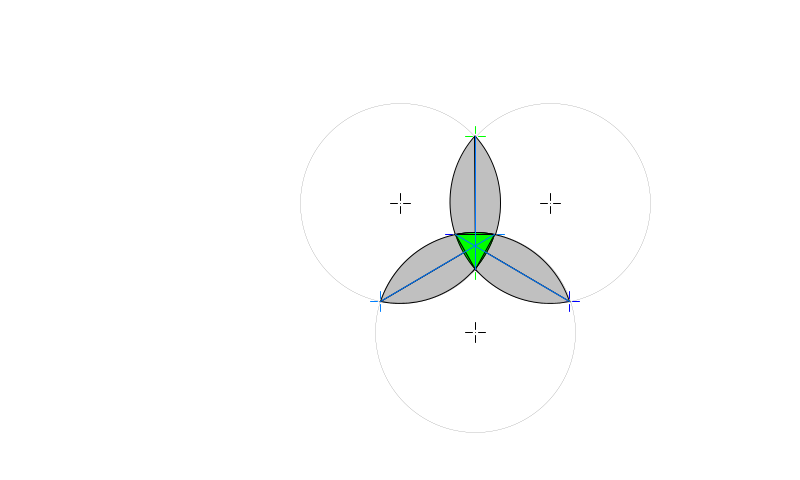
Frame 1 (no input)
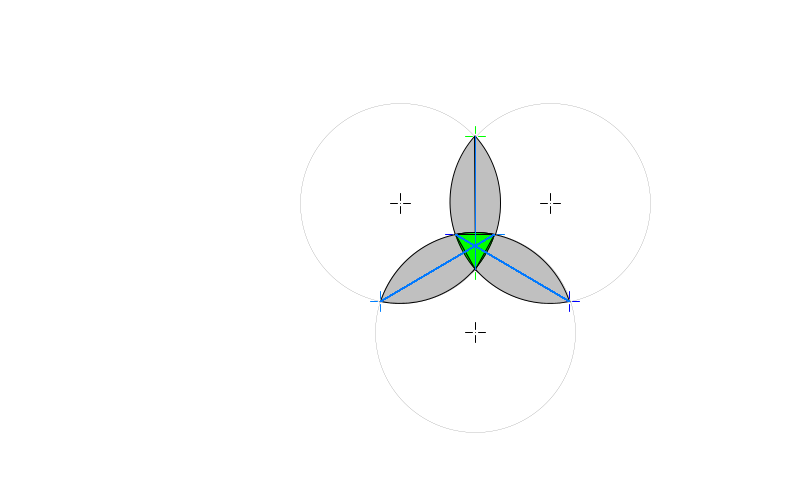
Frame 60 (the mouse pressed at the canvas centre just before this capture)
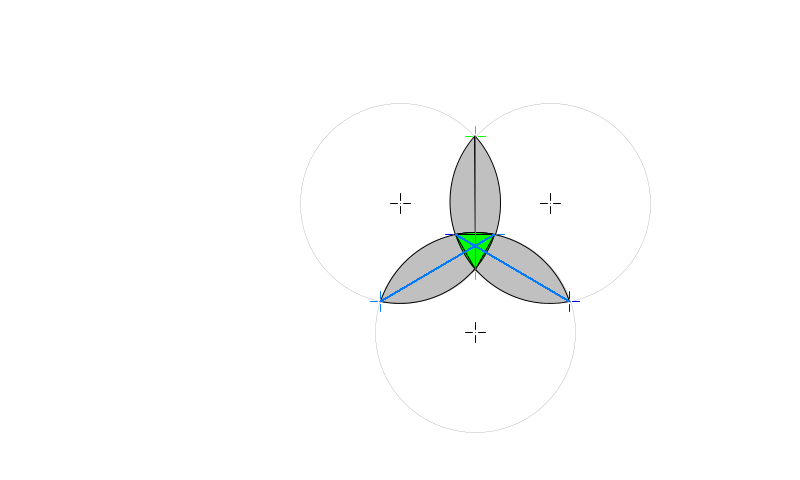
Frame 120 (the mouse held since frame 60 and released just before this capture)

The Processing sketch that drew these frames (run headless with seeded random() and noise(); from frame 60 on, the mouse is pressed at the canvas centre):

// Processing sketch: activite3venneMouseV9
// ── activite3venneMouseV9.pde
/* Montage géométrique
 A. ORIGINES ET CONVENTIONS DES ESPACES GÉOMÉTRIQUES UTILISÉS
     L'espace de Processing P a pour origine le coin supérieur gauche de la fenêtre de dessin, avec pour convention
     l'axe X positif vers la droite et l'axe Y positif vers le bas. L'espace géométrique O cartésien utilisé pour tous
     les calculs géométriques est centré au point O de coordonnées (0, 0) avec pour convention l'axe X positif vers
     la droite et l'axe Y positif vers le haut.
 
     L'origine de l'espace O est décallé de Ox, Oy dans l'espace P.
 
 B. TRANSFORMATIONS DE L'ESPACE GÉOMÉTRIQUE CARTÉSIEN VERS L'ESPACE DE PROCESSING
    Tous les calculs géométriques seront effectués dans l'espace cartésien O et les résultats
    seront ensuite transformés vers l'espace P pour le tracage.
    
    Un point de l'espace P est noté (xp, xp).
 
    La classe Point met en oeuvre toutes les transformations nécessaires d'un space à un autre.
   
 C. MONTAGE GÉOMÉTRIQUE DE BASE - TRIANGLE OSU ET CERCLES C1, C2 ET C3
    Soit un triangle équilatéral formé des points O, S et U. Le coté du triangle OSU est d
    et les sommets seront :
 
    Le point O, qui est aussi le centre du cercle C1 de rayon R, est l'origine du système.
     ... les points en référence à O sont notés xo, yo
    Le point S est qui est aussi le centre du cercle C2 de rayon R.
     ... les points en référence à S sont notés xs, ys
    Le point U qui est aussi le centre du cercle C3 de rayon R.
     ... les points en référence à U sont notés xu, yu
 
    Le centre géométrique T du triangle OSU.
     ... les points en référence à T sont notés xt, yt

  Version 9 :
   Implémentation de la règle des sinus pour calculer ws (w sinus)
 
*/

/* La classe Point définie un point dans les divers espaces géométriques.

   Les méthodes set permetent d'initialiser un point à partie de O ou de T, mais dans tous les
   cas, les point sont automatiquement transformés vers les autres espaces.
*/
class Point {
  float xp, yp; // x, y dans l'espace Processing (coin sup gauche fenêtre)
  float xo, yo; // x, y dans l'espace cartésien centré sur O (pour la géométrie)
  float xt, yt; // x, y dans l'espace cartésien centré sur T (pour la géométrie)

  // le constructeur ne fait rien
  Point () {}

  // initialisation d'un point dans l'espace O
  // et transformations vers P et T
  void seto(float x_o, float y_o) {
    xo = x_o;
    yo = y_o;
    xp = x_o + Ox;
    yp = Oy - y_o;
    xt = x_o - (d/2);
    yt = y_o + ((d/2) * tan(radians(30)));
  }

  // initialisation d'un point dans l'espace T
  // et transformations vers O et P
  void sett(float x_t, float y_t) {
    xt = x_t;
    yt = y_t;
    xo = x_t + (d/2);
    yo = y_t - ((d/2) * tan(radians(30)));
    xp = xo + Ox;
    yp = Oy - yo;
  }

}

// effectue une rotation de alpha° autour du point T
// alpha > 0 est horaire
// alpha < 0 est anti-horaire
void rotationT(Point p, float alpha) {
  x = p.xt * cos(radians(alpha)) + p.yt * sin(radians(alpha));
  y = p.yt * cos(radians(alpha)) - p.xt * sin(radians(alpha));
}

//dessiner cercle au point p de rayon r
void cercle(Point p, float r) {
 ellipseMode(CENTER);
 stroke(1);
 strokeWeight(0);
 noFill();
 circle(p.xp, p.yp, r * 2); // Processing utilise le diamètre
}

void Ligne(Point p1, Point p2, int epaisseur, color c) {
  stroke(c);
  strokeWeight(epaisseur);
  line(p1.xp, p1.yp, p2.xp, p2.yp);
}

// draws crosshair see tools ... 
void drawCrosshair(float x, float y, color c) {
  int gap = 3; // provide separation from center pixel
  int l = 7;   // lenght
  strokeWeight(1);
  stroke(c);
  point(x, y);
  line(x, y-gap, x, y-gap-l);
  line(x-gap, y, x-gap-l, y);
  line(x, y+gap, x, y+gap+l);
  line(x+gap, y, x+gap+l, y);
  noFill();
  noStroke();
}

// constantes pour dessiner les intersections

byte C1C2 = 1;
byte C2C3 = 2;
byte C1C3 = 3;
float rotation = PI/3; // rotation de +ou- 120° autour 

// dessiner intersection centrale 3 cercles
float demip;
float EB;
float sinOEB;
float arcEB;
float q;
float arcOE;
void dessinerCentre(boolean on) {
  // dessiner arc EB
  stroke(0);
  strokeWeight(1);
  if (on) {
    fill((color(0, 255, 0)));
  } else {
     fill(255);
    }
  arc(O.xp, O.yp, 2*R, 2*R, abs(arcOE), abs(arcOE) + arcEB, CHORD);
  //arc(O.xp, O.yp, 2*R, 2*R, 0, abs(arcOE), CHORD);
  //println(arcOE);
  //println(arcEB);
 
  // p/r à S, tourner de -120°
  arc(S.xp, S.yp, 2*R, 2*R, PI + abs(arcOE) - rotation, PI + abs(arcOE) + arcEB - rotation, CHORD);
  // p/r à U, tourner de 120°
  arc(U.xp, U.yp, 2*R, 2*R, PI + abs(arcOE) + rotation, PI + abs(arcOE) + arcEB + rotation, CHORD);
 
  // dessiner triangle CEB
  Triangle(C, E, B);

}


// dessiner ou effacer l'intersection deux à deux
void dessinerIntersection(byte cercles, boolean on) {
  stroke(0);
  switch(cercles) {
    case 1: // C1C2
     if (on) {
       fill(192);
     } else {
        fill(255);
       }
     arc(O.xp, O.yp, 2*R, 2*R, -w, w, CHORD);
     arc(S.xp, S.yp, 2*R, 2*R, PI-w, PI+w, CHORD);
    break;
    
    case 2: // C2C3
     if (on) {
       fill(192);
     } else {
        fill(255);
       }
     arc(U.xp, U.yp, 2*R, 2*R, (-w - rotation), w - rotation, CHORD);
     arc(S.xp, S.yp, 2*R, 2*R, PI - w - rotation, PI + w - rotation, CHORD);
    break;

    case 3: // C1C3
     if (on) {
       fill(192);
     } else {
        fill(255);
       }
     arc(O.xp, O.yp, 2*R, 2*R, -w + rotation, w + rotation, CHORD);
     arc(U.xp, U.yp, 2*R, 2*R, PI - w + rotation, PI + w + rotation, CHORD);
    break;
    
  }
}

// calcule la distance entre deux points dans l'espace p

float distance(Point p1, Point p2) {
  //return sqrt(sq(p2.xp - p1.xp) + sq(p2.yp - p1.yp));
  return dist(p1.xp, p1.yp, p2.xp, p2.yp);
}

// retourne la distance entre le pointeur de la souris et le point dans l'espace p

float distanceSouris(Point p) {
  return dist(p.xp, p.yp, mouseX, mouseY);
}


//*************************************************************
//*************************************************************
//*************************************************************
//*************************************************************
// Définition de l'environnement
float centreFenetreX;
float centreFenetreY;

// Définition des espaces géométriques
float Ox, Oy; // point O, aussi origine du système pour calcul géométrique
              // voir au début de setup()

float d = 150.0;  // côté du triangle OSU
float R = 100.0;  // rayon de C1, C2 et C3 : ATTENTION, la fonction circle(x, y, R) utilise R * 2!

Point O = new Point(); // origine, sommet O du triangle OSU et centre de C1
Point S = new Point(); // sommet S du triangle OSU et centre de C2
Point U = new Point(); // sommet U du triangle OSU et centre de C3

Point T = new Point(); // centre triangle OSU

Point A = new Point(); // 1er point corde intersection C1/C2
Point B = new Point(); // 2e point corde intersection C1/C2
Point C = new Point(); // 1er point corde intersection C2/C3
Point D = new Point(); // 2e point corde intersection C2/C3
Point E = new Point(); // 1er point corde intersection C1/C3
Point F = new Point(); // 2e point corde intersection C1/C3

//float s;               // demi circonférence du triangle OAB
//float Orad;            // angle OAB en radians
float w;               // demi arc de l'intersection C1/C2

float x, y; //pour les calculs

void Triangle(Point a, Point b, Point c) {
  triangle(a.xp, a.yp, b.xp, b.yp, c.xp, c.yp);
}

void setup() {
 size(800, 480);
 centreFenetreX = width/2;
 centreFenetreY = height/2;
 // point O, origine du système
 Ox = centreFenetreX;
 Oy = centreFenetreY - 37;
 println("R= " + R + ", " + "d= " + d);
 println("(Ox, Oy)= (" + Ox + ", " + Oy + ")");

 // calculer les sommets du triangle équilatéral OSU
 /*
  O...S
   . .
    U
 */
 O.seto(0, 0); //sommet O
 S.seto(d, 0); //sommet S

 x = d/2;
 y = - (sqrt(0.75*sq(d)));
 U.seto(x, y); // sommet U

 x = d/2;
 y = -((d/2)*tan(radians(30)));
 T.seto(x, y); //centre de OSU
 
 background(255);
 //**************************************************** 
 // Montage géométrique de base
 // dessiner les points OSU et T
 // dessiner les cercles C1, C2 et C3
 // dessiner les cordes des intersections des cercles
 // des cercles deux à deux
 //****************************************************

 drawCrosshair(O.xp, O.yp, 0);
 drawCrosshair(S.xp, S.yp, 0);
 drawCrosshair(U.xp, U.yp, 0);
 drawCrosshair(T.xp, T.yp, 0);
 
 //dessiner cercles C1, C2 et C3 de rayon R
 cercle(O, R);
 cercle(S, R);
 cercle(U, R);

 // calculer les points A et B qui définissent la corde
 // de l'intersection C1/C2
 x = d/2;
 y = sqrt(sq(R) - sq(d/2));
 A.seto(x, y);
 color col = color(0, 255, 0); //vert
 drawCrosshair(A.xp, A.yp, col);
 
 x = d/2;
 y = -sqrt(sq(R) - sq(d/2));
 B.seto(x, y);
 drawCrosshair(B.xp, B.yp, col);

 // Par rotation, calculer C et D, les points qui définissent la corde
 // de l'intersection C2/C3

 // la rotation de +120° de A autour de T donne D
 rotationT(A, 120);
 D.sett(x, y);
 col = color(0 , 0, 255); // bleu
 drawCrosshair(D.xp, D.yp, col);
 
 // la rotation de +120° de B autour de T donne C
 rotationT(B, 120);
 C.sett(x, y);
 col = color(0 , 0, 255); // bleu
 drawCrosshair(C.xp, C.yp, col);

 // calculer E et F, les point qui définissent la corde
 // de l'intersection C1/C3
 // la rotation de -120° de A autour de T donne F

 rotationT(A, -120);
 F.sett(x, y);
 col = color(0 , 128, 255); // bleu qqc
 drawCrosshair(F.xp, F.yp, col);
 
 // la rotation de -120° de B autour de T donne E
 rotationT(B, -120);
 E.sett(x, y);
 col = color(0 , 128, 255); // bleu qqc
 drawCrosshair(E.xp, E.yp, col);
 
 // calcul de w, la demi longueur de l'arc de l'intersection C1/C3
 // il s'agit de l'arc A B sur le cercle C1
 // tous les autres arcs sont les mêmes
 
 w = asin(A.yo/R);
 //debug
 println("A.yo/R= " + A.yo/R);
 println("w = " + w + " radians");
 println("rotation= " + rotation + " radians");

 dessinerIntersection(C1C2, true);
 dessinerIntersection(C2C3, true);
 dessinerIntersection(C1C3, true);

 // calcul de arcEB et q (arcEB/2), la longueur de l'arc de l'intersection C1/C2/C3
 // il s'agit de l'arc B E sur le cercle C1
 // tous les autres arcs sont les mêmes

 println();
 EB = distance(E, B);
 println("AB = " + EB);

 demip = 0.5 * ((2 * R) + EB); // demi périmètre triangle OAB
 println("demip = " + demip);
 sinOEB = (2/sq(R)) * sqrt(demip * sq(demip - R) * (demip - EB));
 println("sinOEB = " + sinOEB + " radians");

 arcEB = asin(sinOEB);
 println("arcEB = " + arcEB + " radians");

 q = arcEB/2;
 println("q = " + q + " radians");
 
 // calcul de l'arc arcOB de l'origine de C1 à la position de B en radians
 arcOE = asin(E.yo/R);
 
 dessinerCentre(true);
 
}

//debug
byte mc = 1;
void mouseClicked() {
  if (mc <=3) {
    dessinerIntersection(mc, false);
    ++mc;
  }
  dessinerCentre(false);
}

//****************************************
//****************************************
void draw() {
// background(255);
 //drawCrosshair(mouseX, mouseY, 0);
 int epaisseur = 1;
 color couleur = color(0, 120, 255);

 // tracer les cordes des trois intersections C1/C2,
 // C2/C3 et C1/C3
 Ligne(A, B, epaisseur, couleur);
 Ligne(C, D, epaisseur, couleur);
 Ligne(E, F, epaisseur, couleur);
 
}

// ── code.pde
/*
 // calcul de arcAB et ws (arcAB/2) le long de C1, la demi longueur de l'arc de l'intersection C1/C3
 // il s'agit de l'arc A B sur le cercle C1
 // tous les autres arcs sont les mêmes

 println();
 float AB = distance(A, B);
 println("AB = " + AB);

 float demip = 0.5 * ((2 * R) + AB); // demi périmètre triangle OAB
 println("demip = " + demip);

 float sinO = (2/sq(R)) * sqrt(demip * sq(demip - R) * (demip - AB));
 println("sinO = " + sinO + " radians");

 float arcAB = asin(sinO);
 println("arcAB = " + arcAB + " radians");

 float ws = arcAB/2;
 println("ws = " + ws + " radians");
 
 println("(X1Y1.xp, X1Y1.yp)= (" + X1Y1.xp + ", " + X1Y1.yp + ")");
 println("(X1Y1.xc, X1Y1.yc)= (" + X1Y1.xc + ", " + X1Y1.yc + ")");

 Point n = new Point();
 n.set(d/2, 0);
 drawCrosshair(n.xt, n.yt, 0);

 Point n = new Point();
 n.set(10, 0);
 println("(n.xt, n.yt)= (" + n.xt + ", " + n.yt + ")");




 //check c1
 byte insideRange = 0;
 if (distanceSouris(O) < R) {
   insideRange += 1;
 }
 //check c2
 if (distanceSouris(S) < R) {
   insideRange += 2;
 }
 //check c3
 if (distance(U) <R) {
   insideRange += 4; 
 }
 
 switch(insideRange) {
  case 1:
   drawC1(true);  // remplie c1
   drawC2(false); // efface c2
   drawC3(false); // efface c3
   break;

  case 2:
   drawC2(true);
   drawC1(false);
   drawC3(false);
   break;

  case 3: // c1 and c2 colored and c3 cleared
   drawC1(true);
   drawC2(true);
   drawC3(false);
   break;

  case 4:
   drawC3(true);
   drawC1(false);
   drawC2(false);
   break;
   
  case 5: // c1 and c3 colored and c2 cleared
   drawC3(true);
   drawC1(true);
   drawC2(false);
   break;
   
  case 6: // c2 and c3 colored and c1 cleared
   drawC3(true);
   drawC2(true);
   drawC1(false);
   break;

  case 7: // all cs cleard, only center is colored
   //for now clear all 3 ciciles and draw crosshair
   drawC3(false);
   drawC2(false);
   drawC1(false);
   stroke(0);
   strokeWeight(1);
   noFill();
   circle(c1x, c1y, radius);
   circle(c2x, c2y, radius);
   circle(c3x, c3y, radius);
   drawCrosshair(centerWindowX, centerWindowY-12, 0);
   break;

 } 
*/
